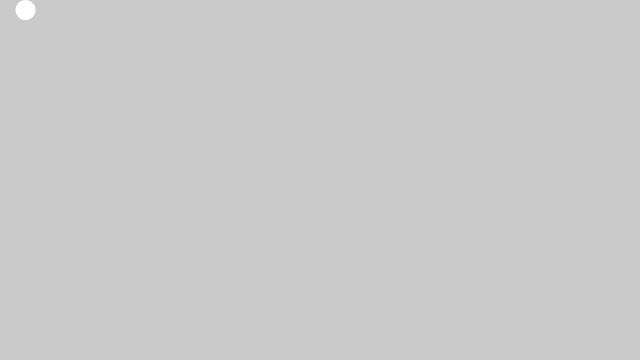
Frame 1 (no input)
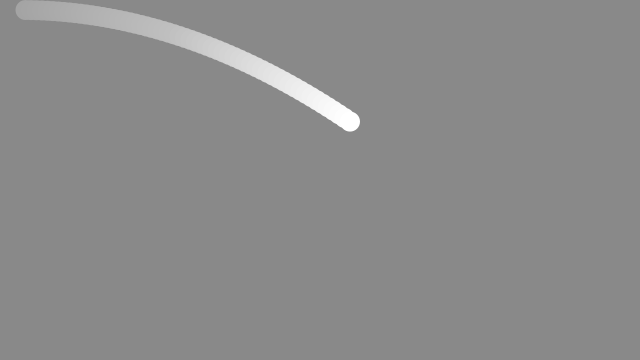
Frame 60 (the mouse pressed at the canvas centre just before this capture)
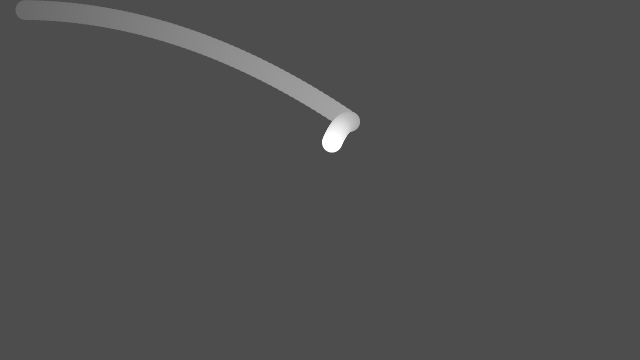
Frame 120 (the mouse held since frame 60 and released just before this capture)

The Processing sketch that drew these frames (run headless with seeded random() and noise(); from frame 60 on, the mouse is pressed at the canvas centre):

// Processing sketch: mouseXandYmapping
// ── mouseXandYmapping.pde

float beginX = 20.0;  // Initial x-coordinate
float beginY = 10.0;  // Initial y-coordinate
float endX = 570.0;   // Final x-coordinate
float endY = 320.0;   // Final y-coordinate
float distX;          // X-axis distance to move
float distY;          // Y-axis distance to move
float exponent = 2;   // Determines the curve
float x = 0.0;        // Current x-coordinate
float y = 0.0;        // Current y-coordinate
float step = 0.01;    // Size of each step along the path
float pct = 0.0;      // Percentage traveled (0.0 to 1.0)

void setup() {
  size(640, 360);
  noStroke();
  
  distX = endX - beginX;
  distY = endY - beginY;
}

void draw() {
  fill(0, 2);
  rect(0, 0, width, height);
  pct += step;
  if (pct < 1.0) {
    x = beginX + (pct * distX);
    y = beginY + (pow(pct, exponent) * distY);
  }
  fill(255);
  ellipse(x, y, 20, 20);
  
}

void mousePressed() {
  pct = 0.0;
  
  beginX = x;
  beginY = y;
  
  endX = mouseX;
  endY = mouseY;
  distX = endX - beginX;
  distY = endY - beginY;
}

/*void mousePressed() {
  loop();  // Holding down the mouse activates looping
}

void mouseReleased() {
  noLoop();  // Releasing the mouse stops looping draw()
} */
